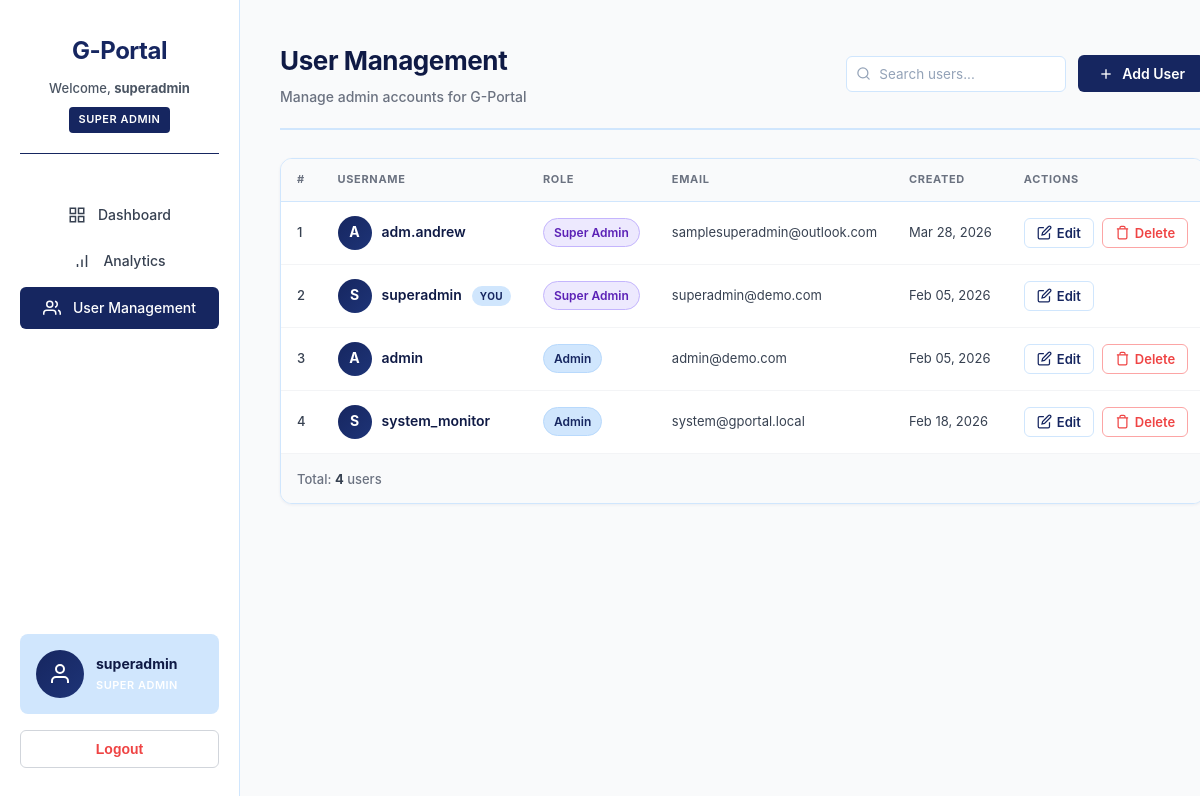
/pages/users.php (signed in), run on an earlier commit of the app's database.
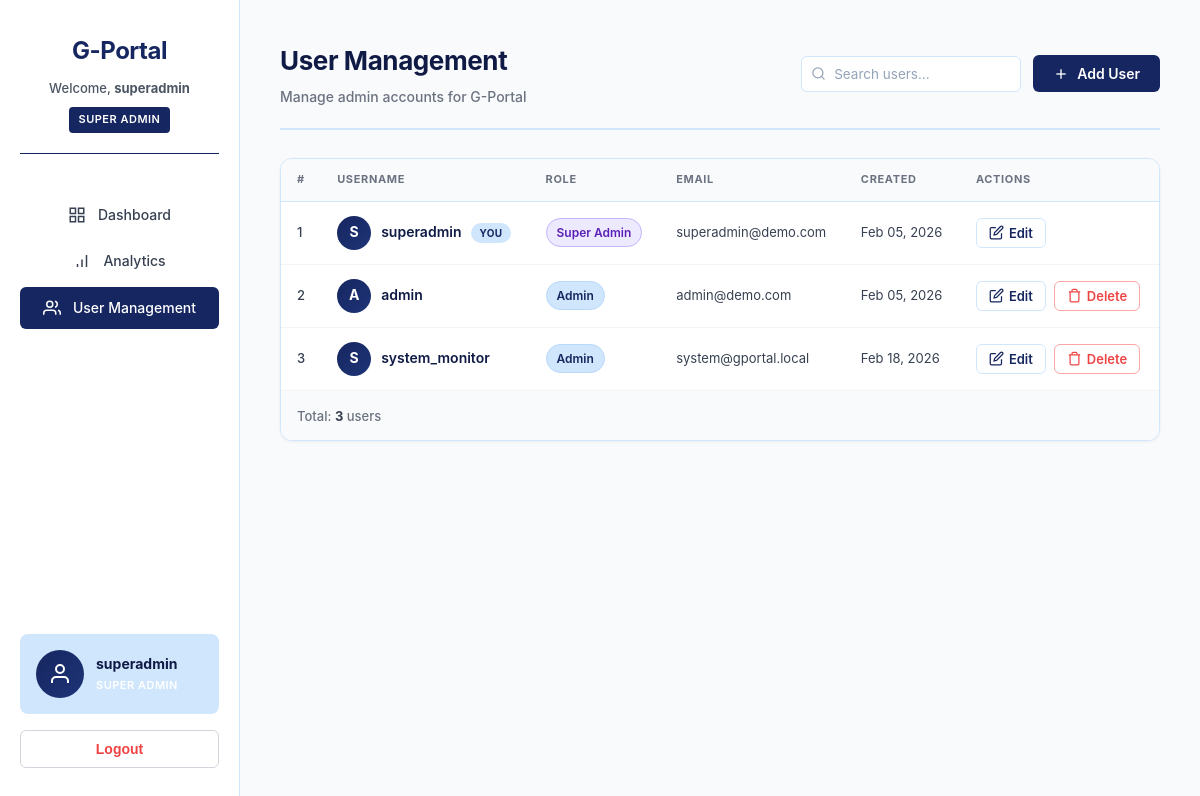
And on a later commit of the database.
### tables this page shows
CREATE TABLE `users` (
  `id` int(10) UNSIGNED NOT NULL,
  `username` varchar(50) NOT NULL,
  `password` varchar(255) NOT NULL,
  `role` enum('Super Admin','Admin') NOT NULL,
  `email` varchar(255) DEFAULT NULL COMMENT 'Email for notifications (IT specialist will configure)',
  `created_at` timestamp NOT NULL DEFAULT current_timestamp()
);

### config/session.php (called while the page is built, shortened)
<?php
function getCurrentUser() {
    return [
        'id'       => $_SESSION['user_id'] ?? null,
        'username' => $_SESSION['username'] ?? null,
        'role'     => $_SESSION['role'] ?? null
    ];
}
?>

### pages/users.php (the view, shortened to what this page needs)
<?php
require_once '../config/session.php';
$currentUser = getCurrentUser();
$conn = getDBConnection();
$result = $conn->query("SELECT id, username, role, email, created_at FROM users ORDER BY FIELD(role, 'Super Admin', 'Admin'), username ASC");
$users = [];
while ($row = $result->fetch_assoc()) { $users[] = $row; }
?>
<!DOCTYPE html>
<html lang="en">
<head>
    <link rel="stylesheet" href="../assets/css/style.css">
    <link rel="stylesheet" href="../assets/css/users.css">
</head>
<body>
<div class="container">
    <aside class="sidebar">
        <div class="sidebar-header">
            <h1>G-Portal</h1>
            <div class="user-info">
                Welcome, <strong><?php echo htmlspecialchars($currentUser['username']); ?></strong>
                <span class="user-role"><?php echo htmlspecialchars($currentUser['role']); ?></span>
            </div>
        </div>
        <nav>
            <ul class="nav-menu">
                <li>
                    <a href="dashboard.php">
                        <svg width="18" height="18" viewBox="0 0 24 24" fill="none" stroke="currentColor" stroke-width="2"><rect x="3" y="3" width="7" height="7"></rect><rect x="14" y="3" width="7" height="7"></rect><rect x="14" y="14" width="7" height="7"></rect><rect x="3" y="14" width="7" height="7"></rect></svg>
                        Dashboard
                    </a>
                </li>
                <li>
                    <a href="analytics.php">
                        <svg width="18" height="18" viewBox="0 0 24 24" fill="none" stroke="currentColor" stroke-width="2"><line x1="12" y1="20" x2="12" y2="10"></line><line x1="18" y1="20" x2="18" y2="4"></line><line x1="6" y1="20" x2="6" y2="16"></line></svg>
                        Analytics
                    </a>
                </li>
                <li>
                    <a href="users.php" class="active">
                        <svg width="18" height="18" viewBox="0 0 24 24" fill="none" stroke="currentColor" stroke-width="2"><path d="M17 21v-2a4 4 0 0 0-4-4H5a4 4 0 0 0-4 4v2"></path><circle cx="9" cy="7" r="4"></circle><path d="M23 21v-2a4 4 0 0 0-3-3.87"></path><path d="M16 3.13a4 4 0 0 1 0 7.75"></path></svg>
                        User Management
                    </a>
                </li>
            </ul>
            <div class="user-profile">
                <div class="user-avatar-large">
                    <svg width="24" height="24" viewBox="0 0 24 24" fill="none" stroke="currentColor" stroke-width="2"><path d="M20 21v-2a4 4 0 0 0-4-4H8a4 4 0 0 0-4 4v2"></path><circle cx="12" cy="7" r="4"></circle></svg>
                </div>
                <div class="user-info">
                    <div class="user-name"><?php echo htmlspecialchars($currentUser['username']); ?></div>
                    <div class="user-role"><?php echo htmlspecialchars($currentUser['role']); ?></div>
                </div>
            </div>
            <form action="../backend/logout.php" method="POST">
                <button type="submit" class="btn-logout">Logout</button>
            </form>
        </nav>
    </aside>
    <main class="main-content">
        <div class="page-header-users">
            <div>
                <h2 class="page-title-users">User Management</h2>
                <p class="page-subtitle-users">Manage admin accounts for G-Portal</p>
            </div>
            <div class="users-header-right">
                <div class="users-search-wrap">
                    <input type="text" id="userSearchInput" class="users-search-input"
                           placeholder="Search users..."
                           oninput="searchUsers(this.value)">
                </div>
                <button class="btn-add-user" onclick="openAddUserModal()">
                    <svg width="16" height="16" viewBox="0 0 24 24" fill="none" stroke="currentColor" stroke-width="2"><line x1="12" y1="5" x2="12" y2="19"></line><line x1="5" y1="12" x2="19" y2="12"></line></svg>
                    Add User
                </button>
            </div>
        </div>
        <div class="users-table-wrap">
            <table class="users-table" id="usersTable">
                <thead>
                    <tr>
                        <th>#</th>
                        <th>Username</th>
                        <th>Role</th>
                        <th>Email</th>
                        <th>Created</th>
                        <th>Actions</th>
                    </tr>
                </thead>
                <tbody id="usersTableBody">
                    <?php foreach ($users as $i => $user): ?>
                    <tr data-user-id="<?php echo $user['id']; ?>" id="userRow_<?php echo $user['id']; ?>">
                        <td class="users-td-num"><?php echo $i + 1; ?></td>
                        <td>
                            <div class="users-name-cell">
                                <div class="users-avatar">
                                    <?php echo strtoupper(substr($user['username'], 0, 1)); ?>
                                </div>
                                <span class="users-username"><?php echo htmlspecialchars($user['username']); ?></span>
                                <?php if ($user['id'] == $currentUser['id']): ?>
                                    <span class="users-you-badge">You</span>
                                <?php endif; ?>
                            </div>
                        </td>
                        <td>
                            <span class="users-role-badge users-role-<?php echo strtolower(str_replace(' ', '-', $user['role'])); ?>">
                                <?php echo htmlspecialchars($user['role']); ?>
                            </span>
                        </td>
                        <td class="users-email"><?php echo $user['email'] ? htmlspecialchars($user['email']) : '<span class="users-no-email">—</span>'; ?></td>
                        <td class="users-date"><?php echo date('M d, Y', strtotime($user['created_at'])); ?></td>
                        <td>
                            <div class="users-actions">
                                <button class="btn-user-edit" onclick="openEditUserModal(
                                    <?php echo $user['id']; ?>,
                                    '<?php echo addslashes($user['username']); ?>',
                                    '<?php echo addslashes($user['role']); ?>',
                                    '<?php echo addslashes($user['email'] ?? ''); ?>'
                                )" title="Edit user">
                                    <svg width="15" height="15" viewBox="0 0 24 24" fill="none" stroke="currentColor" stroke-width="2"><path d="M11 4H4a2 2 0 0 0-2 2v14a2 2 0 0 0 2 2h14a2 2 0 0 0 2-2v-7"></path><path d="M18.5 2.5a2.121 2.121 0 0 1 3 3L12 15l-4 1 1-4 9.5-9.5z"></path></svg>
                                    Edit
                                </button>
                                <?php if ($user['id'] != $currentUser['id']): ?>
                                <button class="btn-user-delete" onclick="openDeleteUserModal(
                                    <?php echo $user['id']; ?>,
                                    '<?php echo addslashes($user['username']); ?>'
                                )" title="Delete user">
                                    <svg width="15" height="15" viewBox="0 0 24 24" fill="none" stroke="currentColor" stroke-width="2"><polyline points="3 6 5 6 21 6"></polyline><path d="M19 6v14a2 2 0 0 1-2 2H7a2 2 0 0 1-2-2V6m3 0V4a2 2 0 0 1 2-2h4a2 2 0 0 1 2 2v2"></path></svg>
                                    Delete
                                </button>
                                <?php endif; ?>
                            </div>
                        </td>
                    </tr>
                    <?php endforeach; ?>
                </tbody>
            </table>
            <div class="users-table-footer">
                <span class="users-total">Total: <strong><?php echo count($users); ?></strong> user<?php echo count($users) !== 1 ? 's' : ''; ?></span>
            </div>
        </div>
    </main>
</div>
</body>
</html>

### assets/css/style.css (style rules this page uses)
* { margin: 0; padding: 0; box-sizing: border-box; }
:root { --primary-color: #162660; --primary-dark: #0f1a45; --primary-light: #1e3477; --secondary-color: #d0e6fd; --secondary-dark: #b8d9fc; --tertiary-color: #f1e4d1; --tertiary-dark: #e8d7bb; --gray-50: #f9fafb; --gray-100: #f3f4f6; --gray-200: #e5e7eb; --gray-300: #d1d5db; --gray-400: #9ca3af; --gray-500: #6b7280; --gray-600: #4b5563; --gray-700: #374151; --gray-800: #1f2937; --gray-900: #111827; --white: #ffffff; --black: #000000; --success: #10b981; --danger: #ef4444; --warning: #f59e0b; --shadow-xs: 0 1px 2px 0 rgba(22, 38, 96, 0.03); --shadow-sm: 0 1px 3px 0 rgba(22, 38, 96, 0.06); --shadow-md: 0 4px 6px -1px rgba(22, 38, 96, 0.08); --shadow-lg: 0 10px 15px -3px rgba(22, 38, 96, 0.1); --radius-sm: 6px; --radius-md: 8px; --radius-lg: 12px; --transition: 0.2s cubic-bezier(0.4, 0, 0.2, 1); }
body { font-family: -apple-system, BlinkMacSystemFont, "Segoe UI", "Roboto", "Oxygen", "Ubuntu", sans-serif; background-color: var(--gray-50); color: var(--gray-900); line-height: 1.6; -webkit-font-smoothing: antialiased; -moz-osx-font-smoothing: grayscale; }
.container { display: flex; min-height: 100vh; }
.sidebar { width: 240px; background-color: var(--white); padding: 32px 20px; border-right: 1px solid var(--secondary-color); position: fixed; height: 100vh; overflow-y: auto; display: flex; flex-direction: column; }
.sidebar-header { margin-bottom: 40px; padding-bottom: 20px; border-bottom: 1px solid var(--primary-color); text-align: center; }
.sidebar-header h1 { font-size: 24px; color: var(--primary-color); font-weight: 700; margin-bottom: 6px; letter-spacing: -0.5px; }
.sidebar-header .user-info { font-size: 13px; color: var(--gray-600); margin-top: 8px; font-weight: 500; }
.sidebar-header .user-role { display: inline-block; background-color: var(--primary-color); color: var(--white); padding: 4px 10px; border-radius: 4px; font-size: 10px; font-weight: 600; margin-top: 8px; text-transform: uppercase; letter-spacing: 0.5px; }
.user-profile { display: flex; align-items: center; gap: 12px; padding: 16px; background-color: var(--secondary-color); border-radius: var(--radius-md); margin-top: auto; margin-bottom: 16px; }
.user-avatar-large { width: 48px; height: 48px; border-radius: 50%; background: linear-gradient( 135deg, var(--primary-color), var(--primary-light) ); display: flex; align-items: center; justify-content: center; color: var(--white); flex-shrink: 0; }
.user-info { flex: 1; min-width: 0; }
.user-info .user-name { font-size: 14px; font-weight: 700; color: var(--primary-dark); margin-bottom: 2px; white-space: nowrap; overflow: hidden; text-overflow: ellipsis; }
.user-info .user-role { font-size: 11px; color: var(--white); font-weight: 600; text-transform: uppercase; letter-spacing: 0.5px; }
nav { flex: 1; display: flex; flex-direction: column; }
.nav-menu { list-style: none; flex: 1; }
.nav-menu li { margin-bottom: 4px; }
.nav-menu a { display: flex; align-items: center; justify-content: center; padding: 10px 12px; text-decoration: none; color: var(--gray-700); border-radius: var(--radius-sm); transition: all var(--transition); font-weight: 500; font-size: 14px; }
.nav-menu a.active { background-color: var(--primary-color); color: var(--white); }
.nav-menu a svg { margin-right: 12px; }
.btn-logout { width: 100%; margin-top: auto; padding: 10px 16px; background-color: transparent; color: var(--danger); border: 1px solid var(--gray-300); border-radius: var(--radius-sm); cursor: pointer; font-weight: 600; font-size: 14px; transition: all var(--transition); }
.main-content { flex: 1; margin-left: 240px; padding: 40px; background-color: var(--gray-50); }

What changed in the data, as far as the page shows it:
removed users: username "A", username "adm.andrew", role "Super Admin", email "samplesuperadmin@outlook.com", created_at "Mar 28, 2026"
Also different on the page:
count($users): "4" → "3"
